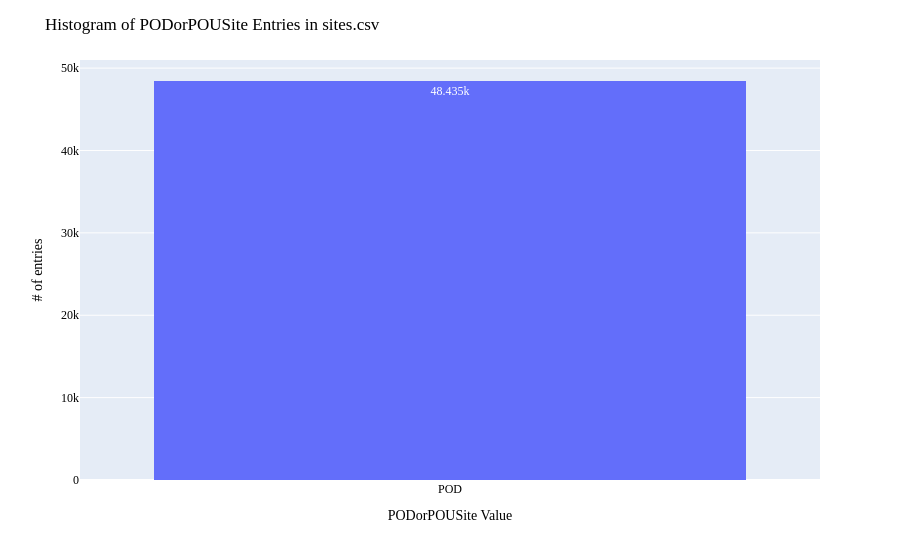

Write notebook code for a chart like this one.
### Code cell
# ---- Histogram: Num of POD sites vs POU sites ----
print(dfstemp_ws.PODorPOUSite.value_counts())

fig = px.histogram(dfstemp_ws, x="PODorPOUSite", text_auto=True)
fig.update_layout(bargap=0.2,
                  title="Histogram of PODorPOUSite Entries in sites.csv",
                  xaxis_title="PODorPOUSite Value",
                  yaxis_title="# of entries",
                  #legend_title="Legend Title",
                    font=dict(
                        family="Arial Bold",
                        size=12,
                        color="Black")
                 )
fig.show()
fig.write_image('figures/PODorPOUSite.png', engine="kaleido")

### Figure 1 — Plotly figure (JSON) as saved in the notebook; plotly's stock layout.template omitted (floating-point values rounded to 4 significant figures; data arrays with more than 128 entries replaced by an {"elided": "..."} marker saying what was removed)
{"data": [{"bingroup": "x", "hovertemplate": "PODorPOUSite=%{x}<br>count=%{y}<extra></extra>", "legendgroup": "", "marker": {"color": "#636efa", "pattern": {"shape": ""}}, "name": "", "orientation": "v", "showlegend": false, "texttemplate": "%{value}", "type": "histogram", "x": {"elided": "48435 str values"}, "xaxis": "x", "yaxis": "y"}], "layout": {"bargap": 0.2, "barmode": "relative", "font": {"color": "Black", "family": "Arial Bold", "size": 12}, "legend": {"tracegroupgap": 0}, "margin": {"t": 60}, "title": {"text": "Histogram of PODorPOUSite Entries in sites.csv"}, "xaxis": {"anchor": "y", "domain": [0, 1], "title": {"text": "PODorPOUSite Value"}}, "yaxis": {"anchor": "x", "domain": [0, 1], "title": {"text": "# of entries"}}}}
